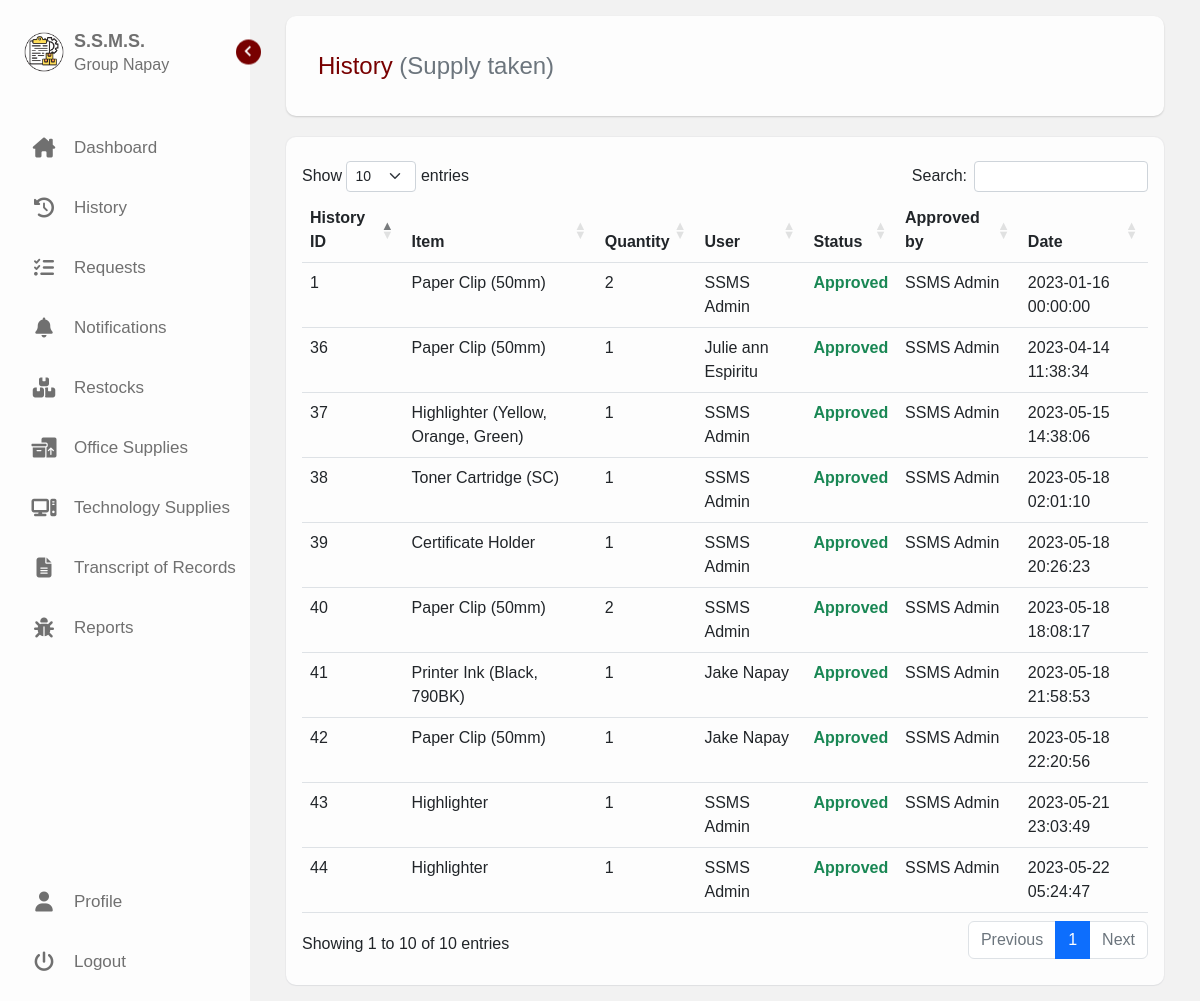
The app's page /history.php (signed in) with its own data.
### tables this page shows
CREATE TABLE `history` (
  `history_id` int(11) NOT NULL,
  `os_id` int(11) DEFAULT NULL,
  `ts_id` int(11) DEFAULT NULL,
  `history_quantity` int(11) NOT NULL,
  `user_id` int(11) NOT NULL,
  `status` varchar(255) NOT NULL,
  `modified_by` int(11) DEFAULT NULL,
  `history_date` datetime NOT NULL
);

### history.php (the view, shortened to what this page needs)
<!DOCTYPE html>
<html lang="en">
<head>
    <link rel="stylesheet" href="assets/css/style.css?v=<?php echo time(); ?>">
    <link rel="stylesheet" href="assets/css/style1.css?v=<?php echo time(); ?>">
    <link rel="stylesheet" href="assets/css/history.css?v=<?php echo time(); ?>">
    <link rel="stylesheet" href="https://cdnjs.cloudflare.com/ajax/libs/font-awesome/6.2.1/css/all.min.css" />
    <link href='https://unpkg.com/boxicons@2.1.1/css/boxicons.min.css' rel='stylesheet'>
    <link rel="stylesheet" href="https://cdn.jsdelivr.net/npm/bootstrap@5.2.3/dist/css/bootstrap.min.css">
    <link rel="stylesheet" type="text/css" href="https://cdn.datatables.net/1.13.1/css/dataTables.bootstrap5.min.css" />
</head>
<body>
    <?php include 'nav.php'; ?>
    <?php include 'includes/user.inc.php';
    include 'includes/config.inc.php';
    $id = $_SESSION['id'];
    $sql = "SELECT * FROM users WHERE user_id=$id LIMIT 1";
    $result = mysqli_query($conn, $sql);
    if (mysqli_num_rows($result) > 0) {
        while ($row = mysqli_fetch_assoc($result)) {
            $id = $row['user_id'];
        }
    } else {
        echo "0 results";
    } ?>
    <section class="home">
        <div class="container mt-3 mb-3">
            <div class="col-sm-12 col-md-12 col-lg-12">
                <div class="header">
                    <div class="header-content">
                        <p class="header-title text">History <span class="text-muted">(Supply taken)</span></p>
                    </div>
                </div>
            </div>
            <div class="col-12 col-sm-12 col-md-12 col-lg-12">
                <div class="large-content">
                    <div class="table-responsive">
                        <table class="table table-hover">
                            <thead>
                                <tr class="pt-5">
                                    <th scope="col">History ID</th>
                                    <th scope="col">Item</th>
                                    <th scope="col">Quantity</th>
                                    <th scope="col">User</th>
                                    <th scope="col">Status</th>
                                    <th scope="col">Approved by</th>
                                    <th scope="col">Date</th>
                                </tr>
                            </thead>
                            <tbody>
                                <?php
                                include 'includes/config.inc.php';
                                if ((isset($_SESSION['ct']) and ($_SESSION['ct']) == 'user')) {
                                    $sql = "SELECT \n"
                                        . "    h.history_id as Id, COALESCE(os.os_name, ts.ts_model) as Item,\n"
                                        . "    h.history_quantity AS Quantity, \n"
                                        . "    CONCAT(u.user_firstname, ' ', u.user_lastname) as User, \n"
                                        . "    CONCAT(mb.user_firstname, ' ', mb.user_lastname) AS Modified, \n"
                                        . "    h.status as Status,\n"
                                        . "    h.history_date AS Date\n"
                                        . "FROM history h\n"
                                        . "LEFT JOIN office_supplies os ON h.os_id = os.os_id\n"
                                        . "LEFT JOIN technology_supplies ts ON h.ts_id = ts.ts_id\n"
                                        . "LEFT JOIN users u ON h.user_id = u.user_id\n"
                                        . "LEFT JOIN users mb ON h.modified_by = mb.user_id\n"
                                        . "WHERE u.user_id=" . $id . "\n"
                                        . "ORDER BY h.history_date;";
                                } else {
                                    $sql = "SELECT DISTINCT\n"
                                        . "    h.history_id AS Id,\n"
                                        . "    COALESCE(os.os_name, ts.ts_model) AS Item,\n"
                                        . "    h.history_quantity AS Quantity,\n"
                                        . "    CONCAT(u.user_firstname, ' ', u.user_lastname) AS User,\n"
                                        . "    CONCAT(mb.user_firstname, ' ', mb.user_lastname) AS Modified,\n"
                                        . "    h.status AS Status,\n"
                                        . "    h.history_date AS Date\n"
                                        . "FROM history h\n"
                                        . "LEFT JOIN office_supplies os ON h.os_id = os.os_id\n"
                                        . "LEFT JOIN technology_supplies ts ON h.ts_id = ts.ts_id\n"
                                        . "LEFT JOIN users u ON h.user_id = u.user_id\n"
                                        . "LEFT JOIN users mb ON h.modified_by = mb.user_id\n"
                                        . "WHERE h.status = 'approved'\n"
                                        . "ORDER BY h.history_date;";
                                }
                                $result = $conn->query($sql);
                                if ($result->num_rows > 0) {
                                    while ($row = $result->fetch_assoc()) {
                                        $id = $row['Id'];
                                        $item = $row['Item'];
                                        $qty = $row['Quantity'];
                                        $user = $row['User'];
                                        $stat = $row['Status'];
                                        $by = $row['Modified'];
                                        $date = $row['Date'];
                                ?>
                                        <tr>
                                            <td><?php echo $id; ?></td>
                                            <td><?php echo $item; ?></td>
                                            <td><?php echo $qty; ?></td>
                                            <td><?php echo $user; ?></td>
                                            <?php
                                                if ($stat == "approved") {
                                                    echo '<td class="text-capitalize text-success"><strong>' . $stat . '</strong></td>';
                                                }
                                                else if ($stat == "pending") {
                                                    echo '<td class="text-capitalize text-warning"><strong>' . $stat . '</strong></td>';
                                                }
                                            ?>
                                            <?php
                                                if (($by === null) && ($stat === "pending")) {
                                                    echo '<td class="text-capitalize text-warning"><strong>' . $stat . '</strong></td>';
                                                }
                                                else if ($stat == "pending") {
                                                    echo '<td class="text-capitalize">' . $by . '</td>';
                                                }
                                                else {
                                                    echo '<td>'.$by.'</td>';
                                                }
                                            ?>
                                            <td><?php echo $date; ?></td>
                                        </tr>
                                <?php
                                    }
                                }
                                ?>
                            </tbody>
                        </table>
                    </div>
                </div>
            </div>
        </div>
    </section>
</body>
</html>

### assets/css/style.css (style rules this page uses)
* { margin: 0; padding: 0; box-sizing: border-box; font-family: 'Helvetica', sans-serif; }
:root { --body-color: #f2f2f2; --sidebar-color: #fdfdfd; --primary-color: #780000; --primary-color-light: #fdfdfd; --toggle-color: #DDD; --text-color: #707070; --tran-03: all 0.2s ease; --tran-03: all 0.3s ease; --tran-04: all 0.3s ease; --tran-05: all 0.3s ease; }
body { min-height: 100vh; background-color: var(--body-color); transition: var(--tran-05); }
.home { position: absolute; top: 0; top: 0; left: 250px; width: calc(100% - 250px); background-color: var(--body-color); transition: var(--tran-05); }
.home .text { color: var(--text-color); }
.home { padding: 0rem 1.5rem; }
.home .header-title { font-size: 1.5rem; margin: unset; padding: unset; color: var(--primary-color); }
.home p { margin: unset; }
.header { padding: 1rem 1rem; background-color: var(--sidebar-color); box-shadow: rgba(0, 0, 0, 0.16) 0px 1px 2px; border-radius: 10px; }
@media screen and (min-width: 768px) { .header-content { padding: 1rem 1rem; display: flex; justify-content: space-between; align-items: center; } }
@media screen and (min-width: 990px) { .header-content { padding: 1rem 1rem; display: flex; justify-content: space-between; align-items: center; } }

### assets/css/style1.css (style rules this page uses)
.large-content { background-color: var(--sidebar-color); border-radius: 10px; padding: 1.5rem 1rem; box-shadow: rgba(9, 30, 66, 0.05) 0px 1px 1px, rgba(9, 30, 66, 0.03) 0px 0px 1px 1px; transition: var(--tran-05); margin-top: 1.3rem; }

### assets/css/history.css (style rules this page uses)
body { background-color: #f2f2f2 !important; }

### records on screen
history: history_id "1", item "Paper Clip (50mm)", history_quantity "2", user "SSMS Admin", status "Approved", by "SSMS Admin", history_date "2023-01-16 00:00:00"
history: history_id "36", item "Paper Clip (50mm)", history_quantity "1", user "Julie ann Espiritu", status "Approved", by "SSMS Admin", history_date "2023-04-14 11:38:34"
history: history_id "37", item "Highlighter (Yellow, Orange, Green)", history_quantity "1", user "SSMS Admin", status "Approved", by "SSMS Admin", history_date "2023-05-15 14:38:06"
history: history_id "38", item "Toner Cartridge (SC)", history_quantity "1", user "SSMS Admin", status "Approved", by "SSMS Admin", history_date "2023-05-18 02:01:10"
history: history_id "40", item "Paper Clip (50mm)", history_quantity "2", user "SSMS Admin", status "Approved", by "SSMS Admin", history_date "2023-05-18 18:08:17"
history: history_id "39", item "Certificate Holder", history_quantity "1", user "SSMS Admin", status "Approved", by "SSMS Admin", history_date "2023-05-18 20:26:23"
history: history_id "41", item "Printer Ink (Black, 790BK)", history_quantity "1", user "Jake Napay", status "Approved", by "SSMS Admin", history_date "2023-05-18 21:58:53"
history: history_id "42", item "Paper Clip (50mm)", history_quantity "1", user "Jake Napay", status "Approved", by "SSMS Admin", history_date "2023-05-18 22:20:56"
history: history_id "43", item "Highlighter", history_quantity "1", user "SSMS Admin", status "Approved", by "SSMS Admin", history_date "2023-05-21 23:03:49"
history: history_id "44", item "Highlighter", history_quantity "1", user "SSMS Admin", status "Approved", by "SSMS Admin", history_date "2023-05-22 05:24:47"
